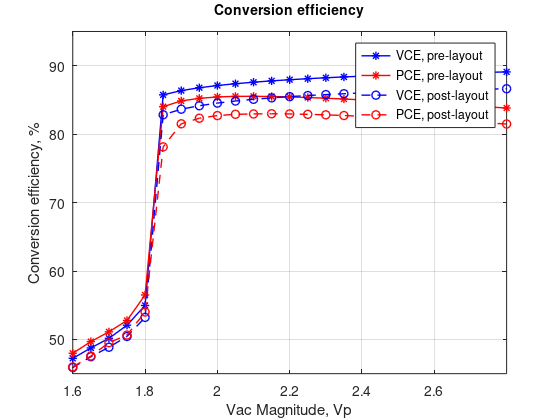

Reproduce this figure in MATLAB. (Note: this script raises an error after producing the figure.)
% vce, pce, ppce for rectifier schematic
% 1.5V to 1.8 with steps of 50mV


%% load saved variables
clear all;
load('ce_sch.mat');
load('rectifier_vce_pex.mat');
load('rectifier_pce_pex.mat');

%% plot
f1 = figure(1);
p = plot(Vac, vce, '-*b', Vac, ppce, '-*r', Vac_pex, vce_pex, '--ob', Vac_pex2, ppce_pex, '--or');
set(p, 'linewidth', 1);
grid on;
legend('VCE, pre-layout', 'PCE, pre-layout', 'VCE, post-layout', 'PCE, post-layout', 'location', 'best');
xlabel('Vac Magnitude, Vp'); ylabel('Conversion efficiency, %');
xlim([1.6, 2.8]); ylim([45, 95]);
title('Conversion efficiency', 'FontSize', 10);

%% saving plot
%% saving plot to a location
set(f1,'Units','Inches');
pos = get(f1,'Position');
set(f1,'PaperPositionMode','Auto','PaperUnits','Inches','PaperSize',[pos(3), pos(4)]);
print(f1, 'rectifier_ce.pdf', '-dpdf');
movefile('rectifier_ce.pdf','../img/rectifier_ce.pdf');

